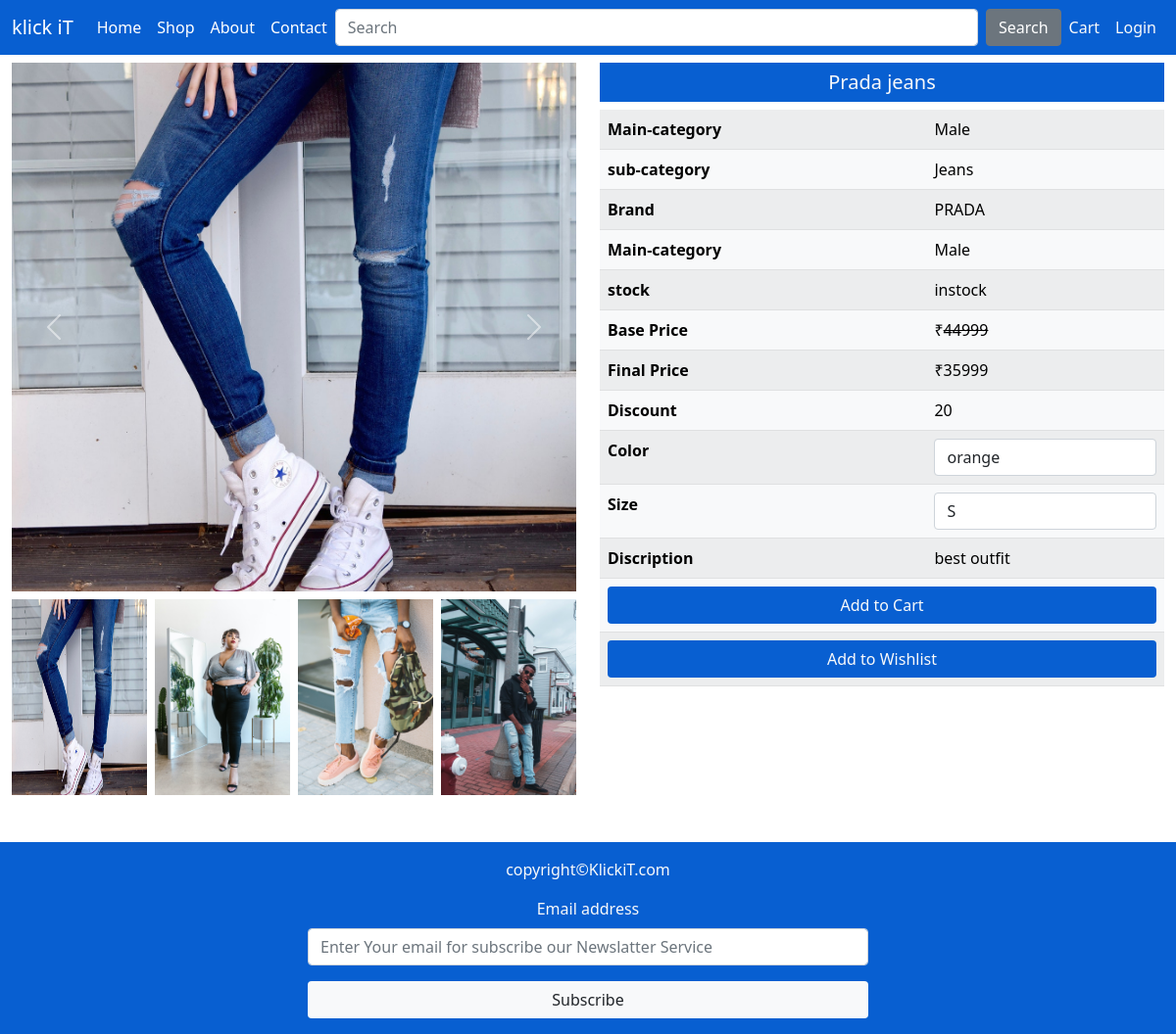
The app's page /single-product-page/13/ with its own data.
### mainapp/models.py (models this page shows, shortened)
class Product(models.Model):
    id = models.AutoField(primary_key=True)
    name =  models.CharField(max_length=20)
    maincategory = models.ForeignKey(Maincategory,on_delete=models.CASCADE)
    subcategory = models.ForeignKey(Subcategory, on_delete=models.CASCADE)
    brand = models.ForeignKey(Brand,on_delete=models.CASCADE)
    baseprice = models.IntegerField()
    discount = models.IntegerField()
    finalprice = models.IntegerField()
    size = models.CharField(max_length=10)
    color = models.CharField(max_length=100)
    description = models.TextField()
    stock =  models.CharField(max_length=20 , default="In stock")
    pic1 = models.ImageField("image1", default="noimage.jpg",null=True,blank=True)
    pic2 = models.ImageField("image2", default="noimage.jpg",null=True,blank=True)
    pic3 = models.ImageField("image3" ,default="noimage.jpg",null=True,blank=True)
    pic4 = models.ImageField("image4" ,  default="noimage.jpg",null=True,blank=True)

class Maincategory(models.Model):
    id = models.AutoField(primary_key=True)
    name = models.CharField(max_length=15)
    def __str__(self):
        return self.name

class Subcategory(models.Model):
    id = models.AutoField(primary_key=True)
    name =  models.CharField(max_length=20)
    def __str__(self):
        return self.name

class Brand(models.Model):
    id = models.AutoField(primary_key=True)
    name =  models.CharField(max_length=20)
    def __str__(self):
        return self.name

### mainapp/views.py (the view)
# urls.py: path('single-product-page/<int:num>/', views.singleproductpage),
def singleproductpage(request, num):
    product = Product.objects.get(id=num)
    color = product.color.split(",")
    color = color[:-1]
    size = product.size.split(",")
    size = size[:-1]
    return render(request, "singleproductpage.html", {"product": product, "color": color, "size": size})

### mainapp/templates/singleproductpage.html (shortened to what this page needs)
{% extends 'home.html' %} {% load static %}  {% block body %}
<div class="container-fluid mt-2">
  <div class="row">
    <div class="col-xxl-6 col-xl-6 col-lg-6 col-md-6 col-sm-6 col-12">
      <div
        id="carouselExampleFade"
        class="carousel slide carousel-fade"
        data-bs-ride="carousel"
      >
        <div class="carousel-inner">
          <div class="carousel-item active">
            <img
              src="{{product.pic1.url}}"
              height="540px"
              class="d-block w-100"
            />
          </div>
          <button
            class="carousel-control-prev"
            type="button"
            data-bs-target="#carouselExampleFade"
            data-bs-slide="prev"
          >
            <span class="carousel-control-prev-icon" aria-hidden="true"></span>
          </button>
          <button
            class="carousel-control-next"
            type="button"
            data-bs-target="#carouselExampleFade"
            data-bs-slide="next"
          >
            <span class="carousel-control-next-icon" aria-hidden="true"></span>
          </button>
        </div>
        <div class="mt-2 d-flex justify-content-between">
          <img src="{{product.pic1.url}}" height="200px" width="24%" />
          <img src="{{product.pic2.url}}" height="200px" width="24%" />
          <img src="{{product.pic3.url}}" height="200px" width="24%" />
          <img src="{{product.pic4.url}}" height="200px" width="24%" />
        </div>
      </div>
    </div>
    <div class="col-xxl-6 col-xl-6 col-lg-6 col-md-6 col-sm-12 col-12">
      <h5 class="background text-light text-center p-2">{{product.name}}</h5>
      <table class="table table-light table-striped table-hover">
        <tr>
          <th>Main-category</th>
          <td>{{product.maincategory}}</td>
        </tr>
        <tr>
          <th>sub-category</th>
          <td>{{product.subcategory}}</td>
        </tr>
        <tr>
          <th>Brand</th>
          <td>{{product.brand}}</td>
        </tr>
        <tr>
          <th>Main-category</th>
          <td>{{product.maincategory}}</td>
        </tr>
        <tr>
          <th>stock</th>
          <td>{{product.stock}}</td>
        </tr>
        <tr>
          <th>Base Price</th>
          <td>&#8377;<del>{{product.baseprice}}</del></td>
        </tr>
        <tr>
          <th>Final Price</th>
          <td>&#8377;{{product.finalprice}}</td>
        </tr>
        <tr>
          <th>Discount</th>
          <td>{{product.discount}}</td>
        </tr>
        <form action="/add-to-cart/" method="post">
          <tr>
            <th>Color</th>
            <td>
              <select name="color" class="form-control">
                {% for i in color %}
                <option value="{{i}}">{{i}}</option>
                {% endfor %}
              </select>
            </td>
          </tr>
          <tr>
            <th>Size</th>
            <td>
              <select name="size" class="form-control">
                {% for i in size %}
                <option value="{{i}}">{{i}}</option>
                {% endfor %}
              </select>
            </td>
          </tr>
          <tr>
            <th>Discription</th>
            <td>{{product.description}}</td>
          </tr>
          <tr>
            <th colspan="2">
              <button type="submit" class="btn background text-light w-100">Add to Cart</a>
            </th>
          </tr>
        </form>
        <tr>
          <th colspan="2">
            <a
              href="/add-to-wishlist/{{product.id}}/"
              class="btn background text-light w-100"
              >Add to Wishlist</a
            >
          </th>
        </tr>
      </table>
    </div>
  </div>
</div>
{% endblock body %}

### mainapp/static/css/background.css (style rules this page uses)
.background { background-color: rgb(8, 95, 209); }

### records on screen
Product: pic1 (picture), pic2 (picture), pic3 (picture), pic4 (picture), name "Prada jeans", maincategory "Male", subcategory "Jeans", brand "PRADA", stock "instock", baseprice "44999", finalprice "35999", discount "20", description "best outfit"

### other values on screen
form field color "orange"
form field size "S"
